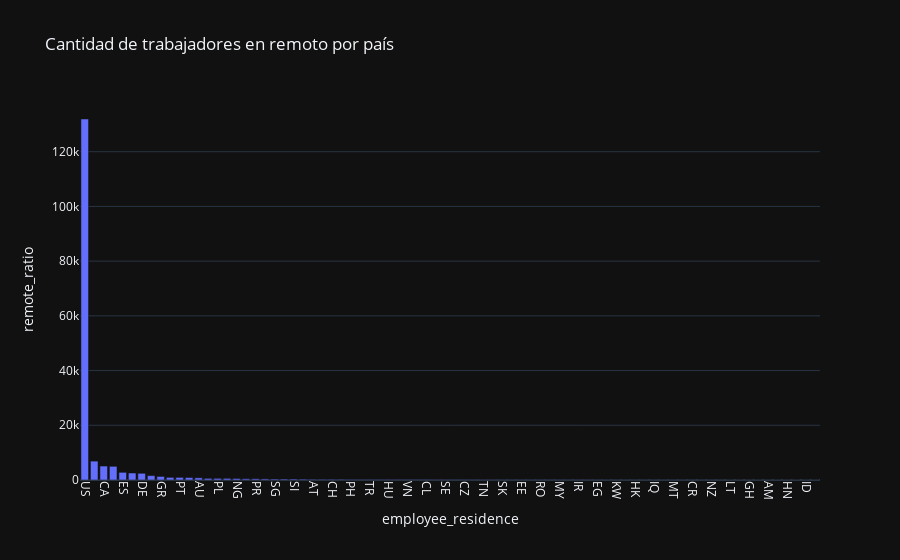

Source (notebook cell):
### Markdown cell above
¿Cuál es el país con más trabajadores remotos?

### Code cell
remote_worker = df.groupby('employee_residence')['remote_ratio'].sum().reset_index()

fig = px.bar(remote_worker.sort_values('remote_ratio', ascending=False), x='employee_residence', y='remote_ratio',
             title='Cantidad de trabajadores en remoto por país', template='plotly_dark')
fig.update_xaxes(tickangle=90)
fig.show()

### Figure 1 — Plotly figure (JSON) as saved in the notebook; plotly's stock layout.template omitted (floating-point values rounded to 4 significant figures)
{"data": [{"alignmentgroup": "True", "hovertemplate": "employee_residence=%{x}<br>remote_ratio=%{y}<extra></extra>", "legendgroup": "", "marker": {"color": "#636efa", "pattern": {"shape": ""}}, "name": "", "offsetgroup": "", "orientation": "v", "showlegend": false, "textposition": "auto", "type": "bar", "x": ["US", "GB", "CA", "IN", "ES", "FR", "DE", "BR", "GR", "NL", "PT", "MX", "AU", "AR", "PL", "PK", "NG", "IT", "PR", "BE", "SG", "JP", "SI", "IE", "AT", "RU", "CH", "BO", "PH", "KE", "TR", "TH", "HU", "AE", "VN", "CF", "CL", "UA", "SE", "CO", "CZ", "DK", "TN", "BG", "SK", "UZ", "EE", "RS", "RO", "DO", "MY", "HR", "IR", "LU", "EG", "FI", "KW", "AS", "HK", "BA", "IQ", "CN", "MT", "DZ", "CR", "CY", "NZ", "MA", "LT", "JE", "GH", "LV", "AM", "IL", "HN", "MD", "ID", "MK"], "xaxis": "x", "y": [131950, 6900, 5100, 5000, 2800, 2550, 2450, 1600, 1300, 950, 950, 900, 800, 600, 600, 600, 550, 450, 450, 400, 350, 350, 350, 300, 250, 250, 250, 250, 200, 200, 200, 200, 200, 200, 200, 200, 200, 150, 150, 150, 150, 150, 100, 100, 100, 100, 100, 100, 100, 100, 100, 100, 100, 100, 100, 50, 50, 50, 50, 50, 50, 50, 50, 50, 50, 50, 50, 50, 0, 0, 0, 0, 0, 0, 0, 0, 0, 0], "yaxis": "y"}], "layout": {"barmode": "relative", "legend": {"tracegroupgap": 0}, "title": {"text": "Cantidad de trabajadores en remoto por país"}, "xaxis": {"anchor": "y", "domain": [0, 1], "tickangle": 90, "title": {"text": "employee_residence"}}, "yaxis": {"anchor": "x", "domain": [0, 1], "title": {"text": "remote_ratio"}}}}
